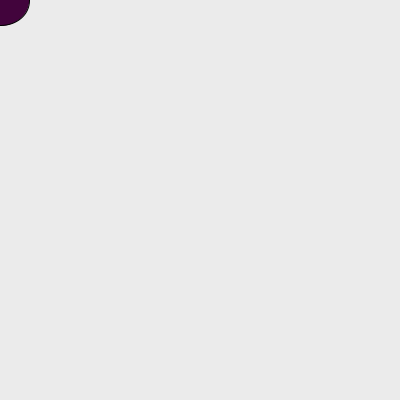
Frame 1 (no input)
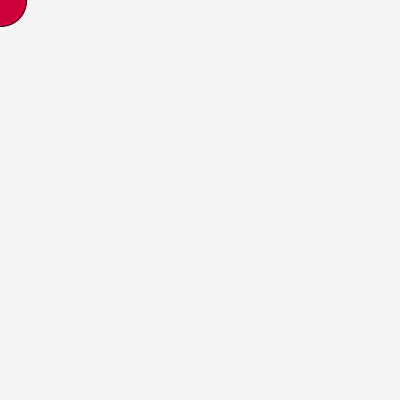
Frame 60 (the mouse pressed at the canvas centre just before this capture)
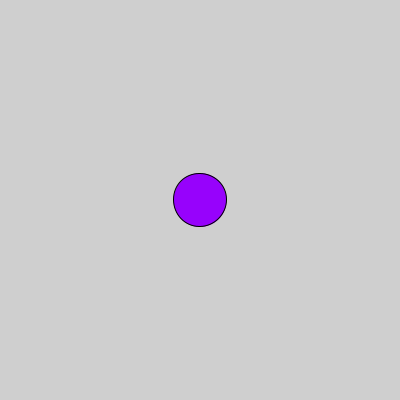
Frame 120 (the mouse held since frame 60 and released just before this capture)

The Processing sketch that drew these frames (run headless with seeded random() and noise(); from frame 60 on, the mouse is pressed at the canvas centre):

// Processing sketch: intro_a_random
// ── intro_a_random.pde
float r;
void setup() {
  size(400, 400);
}

void draw() {
  r = random(200,255);
  background(r);
  fill( random(255), random(0,5), random(0,255) );
  ellipse(mouseX, mouseY, random(50,60), random(50,56));
}
